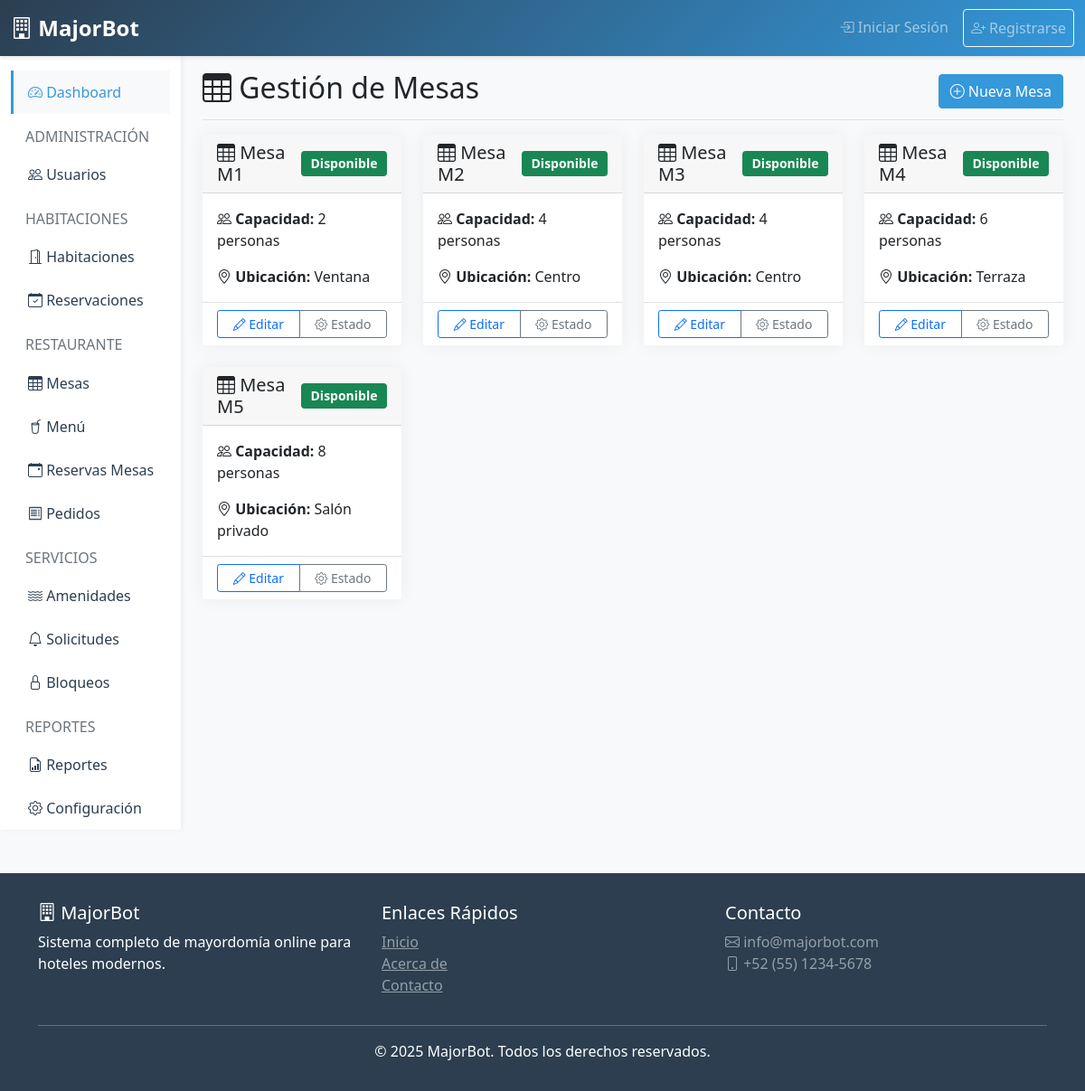
/tables (signed in), run on the app's committed database.
### tables this page shows
CREATE TABLE IF NOT EXISTS restaurant_tables (
    id INT AUTO_INCREMENT PRIMARY KEY,
    hotel_id INT NOT NULL,
    table_number VARCHAR(50) NOT NULL,
    capacity INT NOT NULL,
    location VARCHAR(100),
    status ENUM('available', 'occupied', 'reserved', 'blocked') DEFAULT 'available',
    is_active TINYINT(1) DEFAULT 1,
    created_at TIMESTAMP DEFAULT CURRENT_TIMESTAMP,
    updated_at TIMESTAMP DEFAULT CURRENT_TIMESTAMP ON UPDATE CURRENT_TIMESTAMP,
    FOREIGN KEY (hotel_id) REFERENCES hotels(id) ON DELETE CASCADE,
    UNIQUE KEY unique_table (hotel_id, table_number)
);

### app/controllers/TablesController.php (called while the page is built, shortened)
<?php
class TablesController extends Controller {
    private $tableModel;
    public function __construct() {
        $this->tableModel = $this->loadModel('RestaurantTable');
    }
    public function index() {
        $hotelId = $_SESSION['hotel_id'];
        $tables = $this->tableModel->getTablesByHotel($hotelId);
        $data = [
            'title' => 'Gestión de Mesas',
            'tables' => $tables,
            'role' => $_SESSION['role']
        ];
        $this->loadView('tables/index', $data);
    }
}

### core/Router.php (called while the page is built, shortened)
<?php
class Router {
    private $controller = DEFAULT_CONTROLLER;
    private $method = DEFAULT_METHOD;
    public function __construct() {
        $url = $this->parseUrl();
        if (isset($url[0]) && !empty($url[0])) {
            $controllerPath = __DIR__ . '/../app/controllers/' . ucfirst($url[0]) . 'Controller.php';
            if (file_exists($controllerPath)) {
                $this->controller = ucfirst($url[0]);
                unset($url[0]);
            }
        }
        $controllerFile = __DIR__ . '/../app/controllers/' . $this->controller . 'Controller.php';
        if (file_exists($controllerFile)) {
            $this->controller = new $controllerClass;
        } else {
            $this->show404();
            return;
        }
        $this->params = $url ? array_values($url) : [];
        call_user_func_array([$this->controller, $this->method], $this->params);
    }
    private function parseUrl() {
        if (isset($_GET['url'])) {
            return explode('/', filter_var(rtrim($_GET['url'], '/'), FILTER_SANITIZE_URL));
        }
        return [];
    }
}

### public/index.php (called while the page is built, shortened)
<?php
require_once __DIR__ . '/../core/Database.php';
require_once __DIR__ . '/../core/Model.php';
require_once __DIR__ . '/../core/Controller.php';
require_once __DIR__ . '/../core/Router.php';
new Router();

### core/Database.php (called while the page is built, shortened)
<?php
class Database {
    private static $instance = null;
    private $connection;
    private function __construct() {
        try {
            $dsn = "mysql:host=" . DB_HOST . ";dbname=" . DB_NAME . ";charset=" . DB_CHARSET;
            $options = [
                PDO::ATTR_ERRMODE => PDO::ERRMODE_EXCEPTION,
                PDO::ATTR_DEFAULT_FETCH_MODE => PDO::FETCH_ASSOC,
                PDO::ATTR_EMULATE_PREPARES => false,
            ];
            $this->connection = new PDO($dsn, DB_USER, DB_PASS, $options);
        } catch(PDOException $e) {
            die("Database connection failed: " . $e->getMessage());
        }
    }
    public static function getInstance() {
        if (self::$instance === null) {
            self::$instance = new self();
        }
        return self::$instance;
    }
    public function query($sql, $params = []) {
        try {
            $stmt = $this->connection->prepare($sql);
            $stmt->execute($params);
            return $stmt;
        } catch(PDOException $e) {
            error_log("Query error: " . $e->getMessage());
            return false;
        }
    }
    public function select($sql, $params = []) {
        $stmt = $this->query($sql, $params);
        return $stmt ? $stmt->fetchAll() : [];
    }
}

### core/Model.php (called while the page is built, shortened)
<?php
class Model {
    public function __construct() {
        $this->db = Database::getInstance();
    }
}

### app/models/RestaurantTable.php (called while the page is built, shortened)
<?php
class RestaurantTable extends Model {
    protected $table = 'restaurant_tables';
    public function getTablesByHotel($hotelId) {
        $sql = "SELECT * FROM {$this->table} WHERE hotel_id = ? AND is_active = 1 ORDER BY table_number";
        return $this->db->select($sql, [$hotelId]);
    }
}

### app/views/tables/index.php (the view, shortened to what this page needs)
<div class="d-flex justify-content-between flex-wrap flex-md-nowrap align-items-center pb-2 mb-3 border-bottom">
    <h1 class="h2"><i class="bi bi-table"></i> Gestión de Mesas</h1>
    <?php if (in_array($role, ['hotel_admin', 'restaurant_manager'])): ?>
        <a href="<?php echo BASE_URL; ?>/tables/create" class="btn btn-primary">
            <i class="bi bi-plus-circle"></i> Nueva Mesa
        </a>
    <?php endif; ?>
</div>
<div class="row g-4">
    <?php if (empty($tables)): ?>
        <div class="col-md-12">
            <div class="alert alert-info text-center">
                <i class="bi bi-info-circle"></i> No hay mesas registradas
            </div>
        </div>
    <?php else: ?>
        <?php foreach ($tables as $table): ?>
            <div class="col-md-6 col-lg-3">
                <div class="card h-100">
                    <div class="card-header d-flex justify-content-between align-items-center">
                        <h5 class="mb-0"><i class="bi bi-table"></i> Mesa <?php echo $table['table_number']; ?></h5>
                        <span class="badge badge-status
                            <?php
                                echo $table['status'] === 'available' ? 'bg-success' :
                                     ($table['status'] === 'occupied' ? 'bg-danger' :
                                      ($table['status'] === 'reserved' ? 'bg-warning' : 'bg-secondary'));
                            ?>">
                            <?php
                                $statusText = [
                                    'available' => 'Disponible',
                                    'occupied' => 'Ocupada',
                                    'reserved' => 'Reservada',
                                    'blocked' => 'Bloqueada'
                                ];
                                echo $statusText[$table['status']] ?? $table['status'];
                            ?>
                        </span>
                    </div>
                    <div class="card-body">
                        <p class="card-text">
                            <strong><i class="bi bi-people"></i> Capacidad:</strong> <?php echo $table['capacity']; ?> personas
                        </p>
                        <?php if ($table['location']): ?>
                            <p class="card-text">
                                <strong><i class="bi bi-geo-alt"></i> Ubicación:</strong> <?php echo $table['location']; ?>
                            </p>
                        <?php endif; ?>
                    </div>
                    <div class="card-footer bg-white">
                        <div class="btn-group w-100" role="group">
                            <?php if (in_array($role, ['hotel_admin', 'restaurant_manager'])): ?>
                                <a href="<?php echo BASE_URL; ?>/tables/edit/<?php echo $table['id']; ?>"
                                   class="btn btn-sm btn-outline-primary">
                                    <i class="bi bi-pencil"></i> Editar
                                </a>
                            <?php endif; ?>
                            <button type="button" class="btn btn-sm btn-outline-secondary"
                                    data-bs-toggle="modal" data-bs-target="#statusModal<?php echo $table['id']; ?>">
                                <i class="bi bi-gear"></i> Estado
                            </button>
                        </div>
                    </div>
                </div>
            </div>
        <?php endforeach; ?>
    <?php endif; ?>
</div>
            </div>
        </main>
    </div>
</div>

### app/views/layouts/header.php (style rules this page uses)
:root { --primary-color: #2c3e50; --secondary-color: #3498db; --success-color: #27ae60; --danger-color: #e74c3c; --warning-color: #f39c12; --info-color: #16a085; }
body { font-family: 'Segoe UI', Tahoma, Geneva, Verdana, sans-serif; background-color: #f8f9fa; }
.card { border: none; box-shadow: 0 0 20px rgba(0,0,0,.05); transition: transform 0.3s, box-shadow 0.3s; }
.btn-primary { background-color: var(--secondary-color); border-color: var(--secondary-color); }
.badge-status { padding: 0.5em 0.75em; font-size: 0.875rem; }

### data on the page
restaurant_tables: table_number "M1", status "Disponible", capacity "2", location "Ventana"
restaurant_tables: table_number "M2", status "Disponible", capacity "4", location "Centro"
restaurant_tables: table_number "M3", status "Disponible", capacity "4", location "Centro"
restaurant_tables: table_number "M4", status "Disponible", capacity "6", location "Terraza"
restaurant_tables: table_number "M5", status "Disponible", capacity "8", location "Salón privado"
